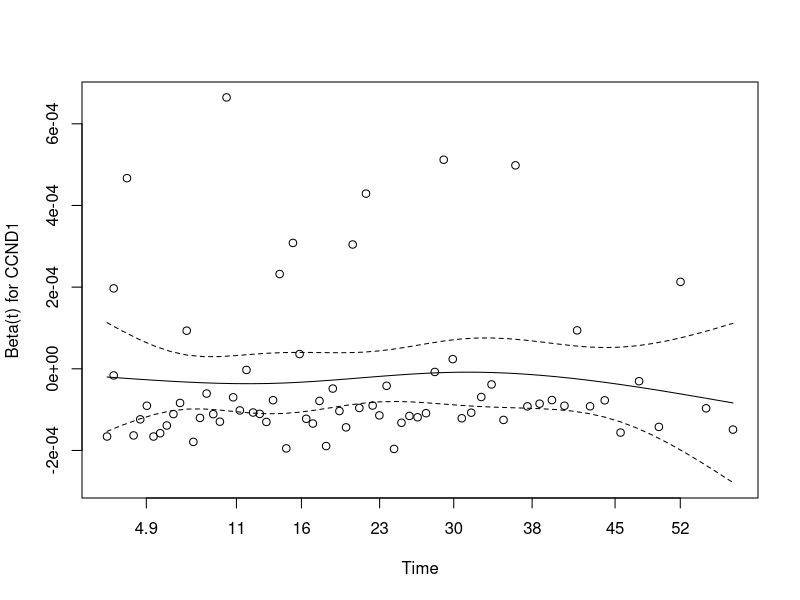
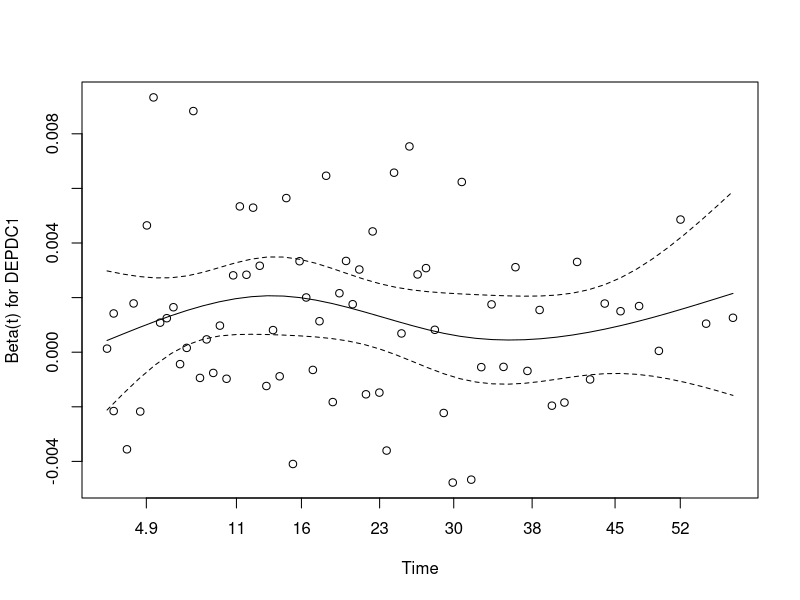
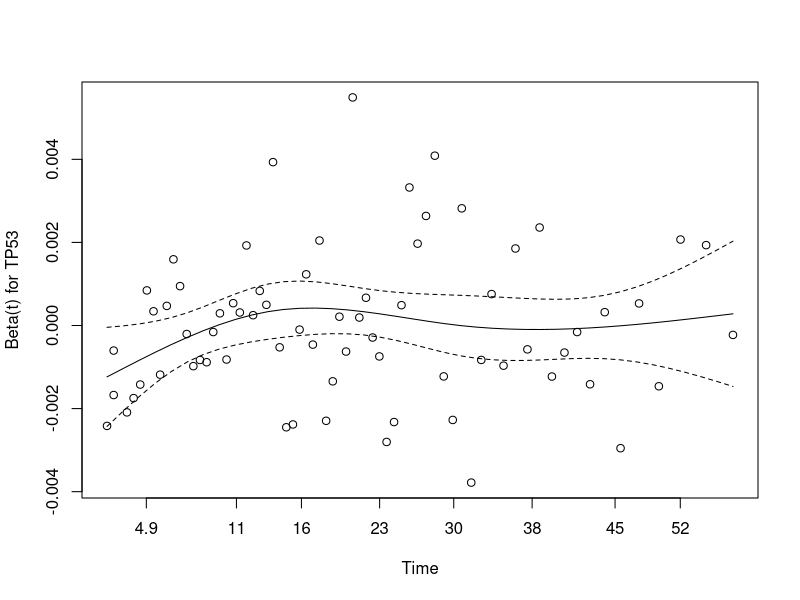
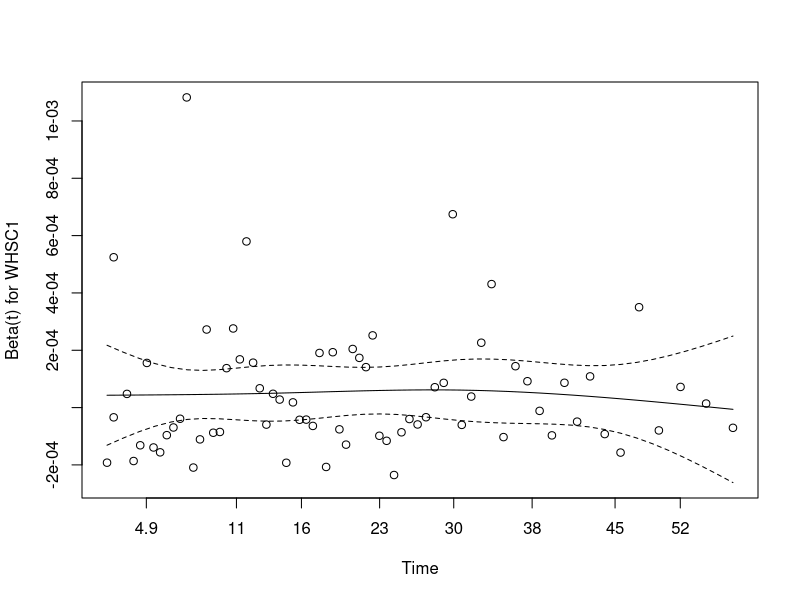

These charts were generated, in order, by the following R code:
## ---- chunk 1
knitr::opts_chunk$set(echo = TRUE)
## ---- chunk 2
library(tidyverse)
library(survival)
## ---- chunk 3
df <- survminer::myeloma %>% rownames_to_column %>% tibble
# Substituindo o indicador de censura por um tipo booleano
df$event <- as.logical(df$event)
str(df)
## ---- chunk 4
# Cox proportional hazard model
cph.df <- coxph(Surv(time,event)~CCND1+DEPDC1+TP53+WHSC1,df)
summary(cph.df)
## ---- chunk 5
(cph.full <- coxph(Surv(time,event)~CCND1+DEPDC1+TP53+WHSC1, df, x=TRUE))
summary(cph.full)
## ---- chunk 6
cox.zph(cph.full)
par(mfrow=c(1,1))
plot(cox.zph(cph.full))

km_fit <- survfit(Surv(time, event) ~ DEPDC1, data = df)
km_fit
